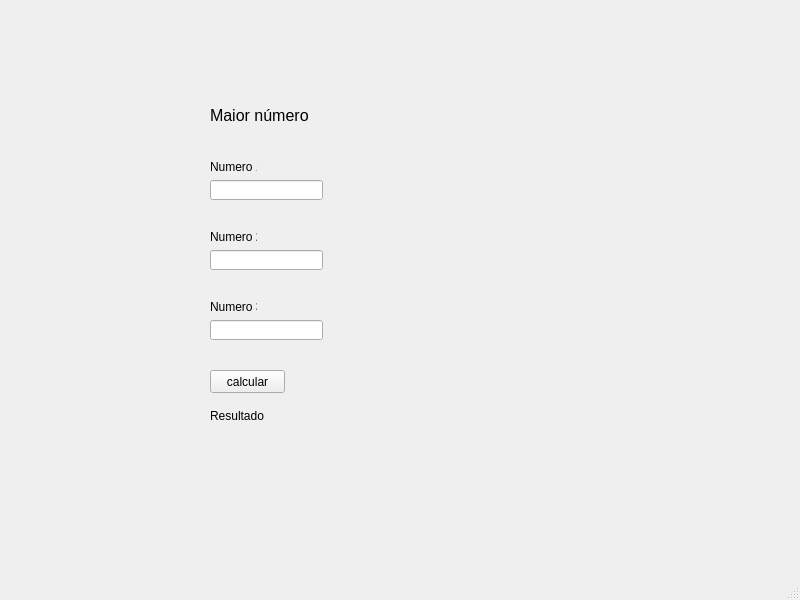
<?xml version="1.0" encoding="UTF-8"?>
<ui version="4.0">
 <class>MainWindow</class>
 <widget class="QMainWindow" name="MainWindow">
  <property name="geometry">
   <rect>
    <x>0</x>
    <y>0</y>
    <width>800</width>
    <height>600</height>
   </rect>
  </property>
  <property name="windowTitle">
   <string>MainWindow</string>
  </property>
  <widget class="QWidget" name="centralwidget">
   <widget class="QLabel" name="label_3">
    <property name="geometry">
     <rect>
      <x>210</x>
      <y>230</y>
      <width>47</width>
      <height>13</height>
     </rect>
    </property>
    <property name="text">
     <string>Numero 2</string>
    </property>
   </widget>
   <widget class="QLineEdit" name="num">
    <property name="geometry">
     <rect>
      <x>210</x>
      <y>180</y>
      <width>113</width>
      <height>20</height>
     </rect>
    </property>
   </widget>
   <widget class="QLabel" name="label_2">
    <property name="geometry">
     <rect>
      <x>210</x>
      <y>100</y>
      <width>391</width>
      <height>31</height>
     </rect>
    </property>
    <property name="font">
     <font>
      <pointsize>12</pointsize>
     </font>
    </property>
    <property name="text">
     <string>Maior número</string>
    </property>
   </widget>
   <widget class="QPushButton" name="btn">
    <property name="geometry">
     <rect>
      <x>210</x>
      <y>370</y>
      <width>75</width>
      <height>23</height>
     </rect>
    </property>
    <property name="text">
     <string>calcular</string>
    </property>
   </widget>
   <widget class="QLabel" name="label">
    <property name="geometry">
     <rect>
      <x>210</x>
      <y>160</y>
      <width>47</width>
      <height>13</height>
     </rect>
    </property>
    <property name="text">
     <string>Numero 1</string>
    </property>
   </widget>
   <widget class="QLabel" name="result">
    <property name="geometry">
     <rect>
      <x>210</x>
      <y>400</y>
      <width>391</width>
      <height>31</height>
     </rect>
    </property>
    <property name="text">
     <string>Resultado</string>
    </property>
   </widget>
   <widget class="QLineEdit" name="num2">
    <property name="geometry">
     <rect>
      <x>210</x>
      <y>250</y>
      <width>113</width>
      <height>20</height>
     </rect>
    </property>
   </widget>
   <widget class="QLineEdit" name="num3">
    <property name="geometry">
     <rect>
      <x>210</x>
      <y>320</y>
      <width>113</width>
      <height>20</height>
     </rect>
    </property>
   </widget>
   <widget class="QLabel" name="label_4">
    <property name="geometry">
     <rect>
      <x>210</x>
      <y>300</y>
      <width>47</width>
      <height>13</height>
     </rect>
    </property>
    <property name="text">
     <string>Numero 3</string>
    </property>
   </widget>
  </widget>
  <widget class="QMenuBar" name="menubar">
   <property name="geometry">
    <rect>
     <x>0</x>
     <y>0</y>
     <width>800</width>
     <height>21</height>
    </rect>
   </property>
  </widget>
  <widget class="QStatusBar" name="statusbar"/>
 </widget>
 <resources/>
 <connections/>
</ui>
